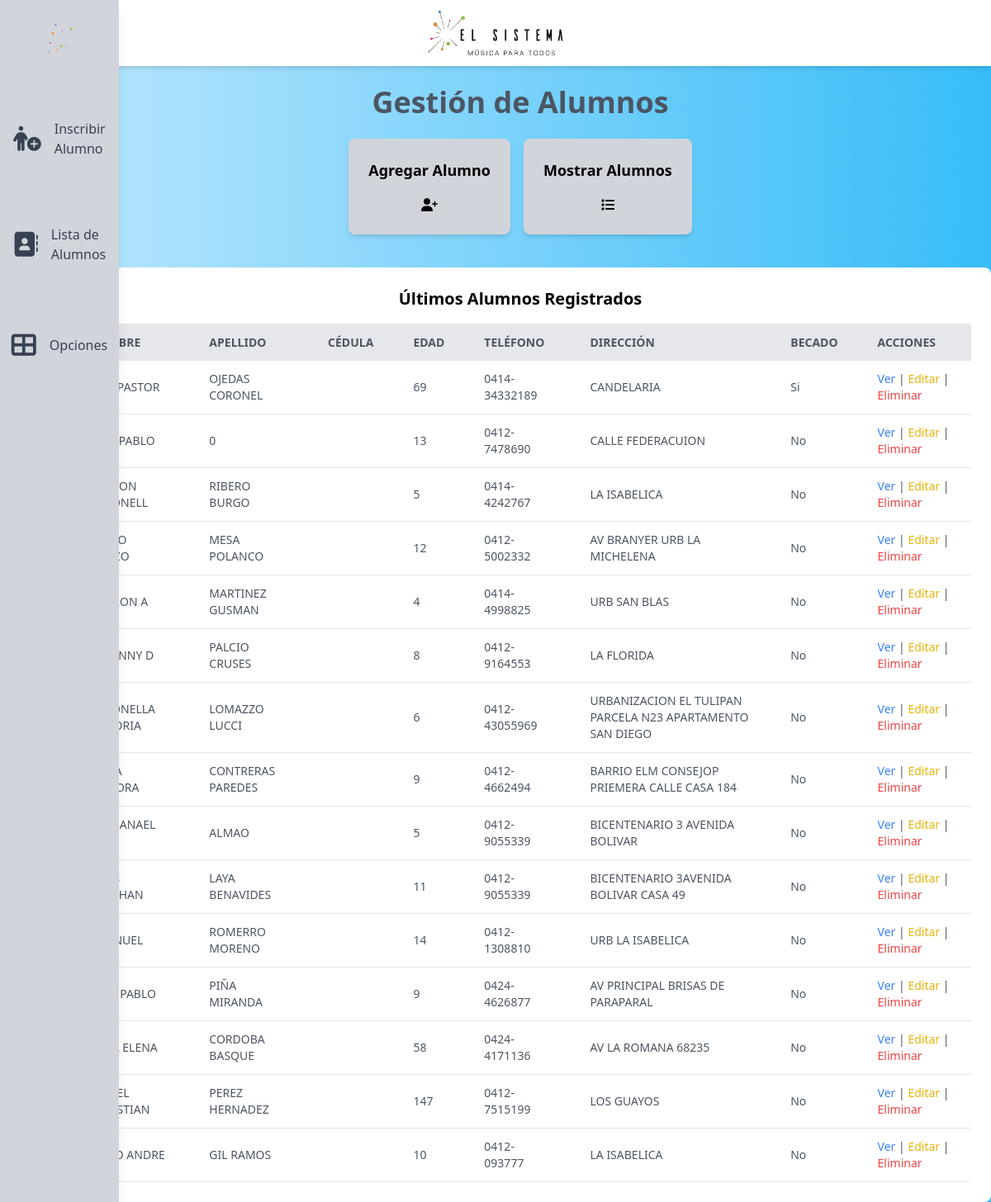
/, run on an earlier commit of the app's database.
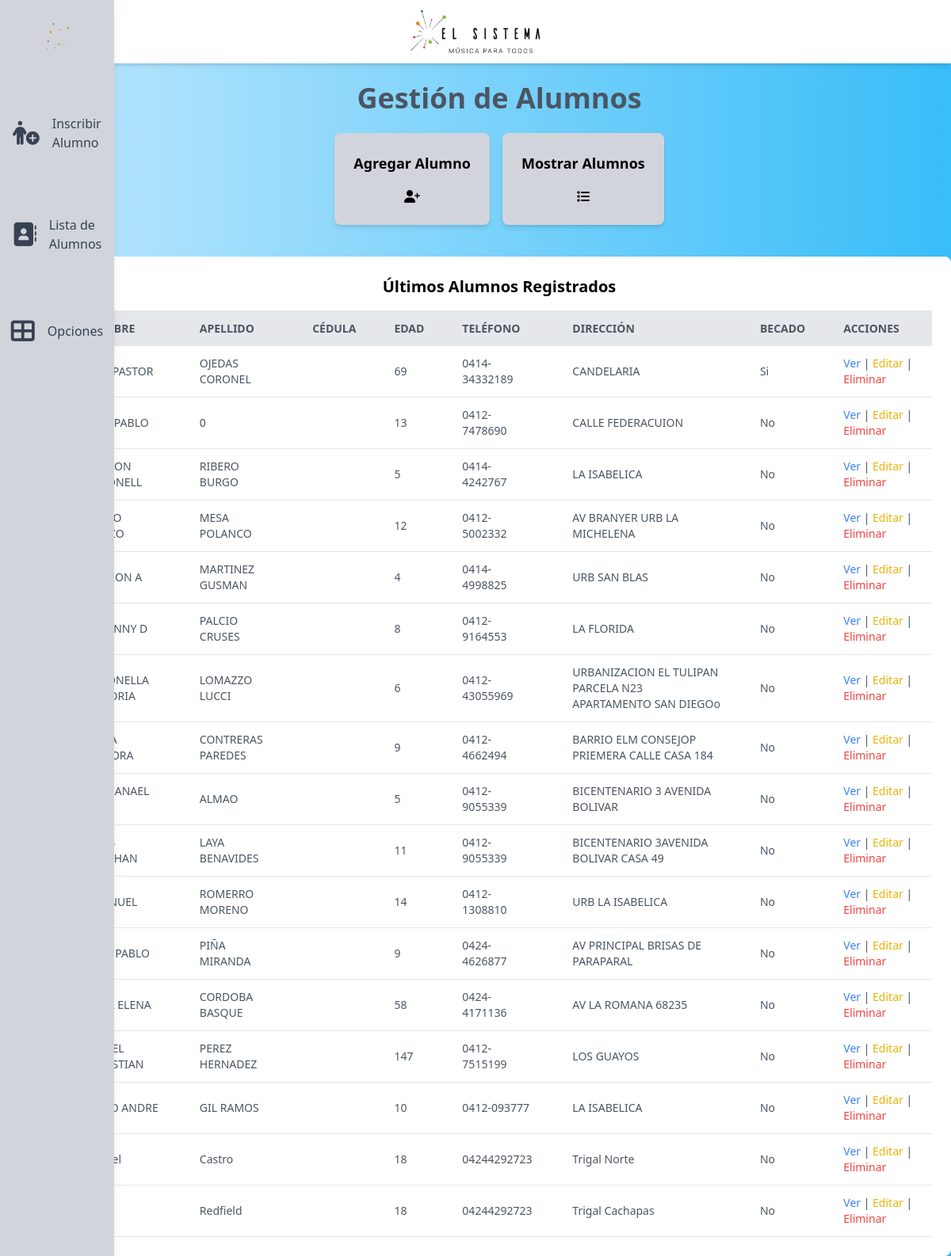
And on a later commit of the database.
### matricula/models.py (models this page shows)
class Alumno(models.Model):
    nombre = models.CharField(max_length=128)
    apellido = models.CharField(max_length=128)
    cedula = models.CharField(max_length=32, null=True)
    edad = models.IntegerField()
    turno = models.ForeignKey(Turno, blank=True, on_delete=models.DO_NOTHING, null=True)
    instrumentos = models.ManyToManyField(Instrumento, blank=True)
    sexo = models.CharField(max_length=32, choices=(
        ('Masculino', 'masculino'),
        ('Femenino', 'femenino'),
        ('Otro', 'otro'),
    ))
    telefono = models.CharField(max_length=128)
    fecha_nacimiento = models.DateField(max_length=128, null=True, blank=True)
    direccion = models.CharField(max_length=256)
    nivel_estudiantil = models.ForeignKey(NivelEstudiantil, blank=True, null=True, on_delete=models.DO_NOTHING)
    nivel_ts = models.ForeignKey(NivelTS, blank=True, on_delete=models.DO_NOTHING, null=True)
    representantes = models.ManyToManyField(Representante, blank=True)
    alergias = models.ManyToManyField(Alergia, blank=True)
    tratamientos = models.ManyToManyField(Tratamiento, blank=True)
    programa = models.ForeignKey(Programa, on_delete=models.DO_NOTHING, blank=True, null=True)
    quien_retiras = models.ManyToManyField(QuienRetira, blank=True)

### matricula/views.py (the view)
# urls.py: path('', inicio, name='inicio'),
def inicio(request):
    alumnos = Alumno.objects.all()
    return render(request, 'administrador/home.html', {'title': 'Inicio', 'alumnos':alumnos})

### matricula/helpers.py (called while the page is built)
    def to_url(self, value):
        return str(value) if value is not None else ''

### matricula/templates/administrador/home.html (shortened to what this page needs)
{% extends "administrador/layout.html" %}
{% load static %}
{% block body %}
    <div class="text-center">
        <div class="text-center mb-6">
            <h2 class="text-4xl font-bold text-gray-600 pt-3">Gestión de Alumnos</h2>
        </div>
        <div class="flex flex-row justify-center space-x-4 mb-10 ">
            <div class="bg-gray-300 shadow-md rounded-lg p-6 text-center">
                <h3 class="text-lg font-semibold mb-4">
                    <a href="#" id="activate-form"class=" text-black font-bold hover:text-green-800">Agregar Alumno</a>
                </h3>
                <i class="fa-solid fa-user-plus"></i>
            </div>
            <div class="bg-gray-300 shadow-md rounded-lg p-6 text-center">
                <h3 class="text-lg font-semibold mb-4">
                    <a href="{% url 'alumnos' %}" class="text-black font-bold hover:text-green-800">Mostrar Alumnos</a>
                </h3>
                <i class="fa-solid fa-list"></i>
            </div>
        </div>
        <div class="bg-white shadow-md rounded-lg p-6">
            <h3 class="text-xl font-semibold mb-4">Últimos Alumnos Registrados</h3>
            <div class="overflow-x-auto">
                <table class="min-w-full table-auto" id="tablita">
                    <thead>
                        <tr class="bg-gray-200 text-gray-600 uppercase text-sm leading-normal">
                            <th class="py-3 px-6 text-left">Nombre</th>
                            <th class="py-3 px-6 text-left">Apellido</th>
                            <th class="py-3 px-6 text-left">Cédula</th>
                            <th class="py-3 px-6 text-left">Edad</th>
                            <th class="py-3 px-6 text-left">Teléfono</th>
                            <th class="py-3 px-6 text-left">Dirección</th>
                            <th class="py-3 px-6 text-left">Becado</th>
                            <th class="py-3 px-6 text-left">Acciones</th>
                        </tr>
                    </thead>
                    <tbody class="text-gray-600 text-sm font-light">
                        {% for alumno in alumnos %}
                            <tr class="border-b border-gray-200 hover:bg-sky-100" onclick="goToURL('alumnos/{{ alumno.id }}');">
                                    <td class="py-3 px-6 text-left">{{ alumno.nombre }}</td>
                                    <td class="py-3 px-6 text-left">{{ alumno.apellido }}</td>
                                    <td class="py-3 px-6 text-left">{% if field.value %}{{ field.value }}{% endif %}</td>
                                    <td class="py-3 px-6 text-left">{{ alumno.edad }}</td>
                                    <td class="py-3 px-6 text-left">{{ alumno.telefono }}</td>
                                    <td class="py-3 px-6 text-left">{{ alumno.direccion }}</td>
                                    <td class="py-3 px-6 text-left">
                                        {% if alumno.becado_set.all.count > 0 %}
                                            Si
                                        {% else %}
                                            No
                                        {% endif %}
                                    </td>
                                    <td class="py-3 px-6 text-left">
                                        <a href="{% url 'alumnos' alumno.id %}" class="text-blue-500 hover:underline">Ver</a> |
                                        <a href="#" class="text-yellow-500 hover:underline">Editar</a> |
                                        <a href="#" class="text-red-500 hover:underline">Eliminar</a>
                                    </td>
                            </tr>
                        {% empty %}
                        <tr>
                            <td colspan="8" class="py-3 px-6 text-center">No hay alumnos registrados.</td>
                        </tr>
                        {% endfor %}
                    </tbody>
                </table>
            </div>
        </div>
    </div>
{% endblock %}

What changed in the data, as far as the page shows it:
changed Alumno "ANTONELLA VICTORIA": direccion "URBANIZACION EL TULIPAN PARCELA N23 APARTAMENTO SAN DIEGO" → "URBANIZACION EL TULIPAN PARCELA N23 APARTAMENTO SAN DIEGOo"
added Alumno: nombre "Miguel", apellido "Castro", edad "18", telefono "04244292723", direccion "Trigal Norte"
added Alumno: apellido "Redfield", edad "18", telefono "04244292723", direccion "Trigal Cachapas", shows "No"
